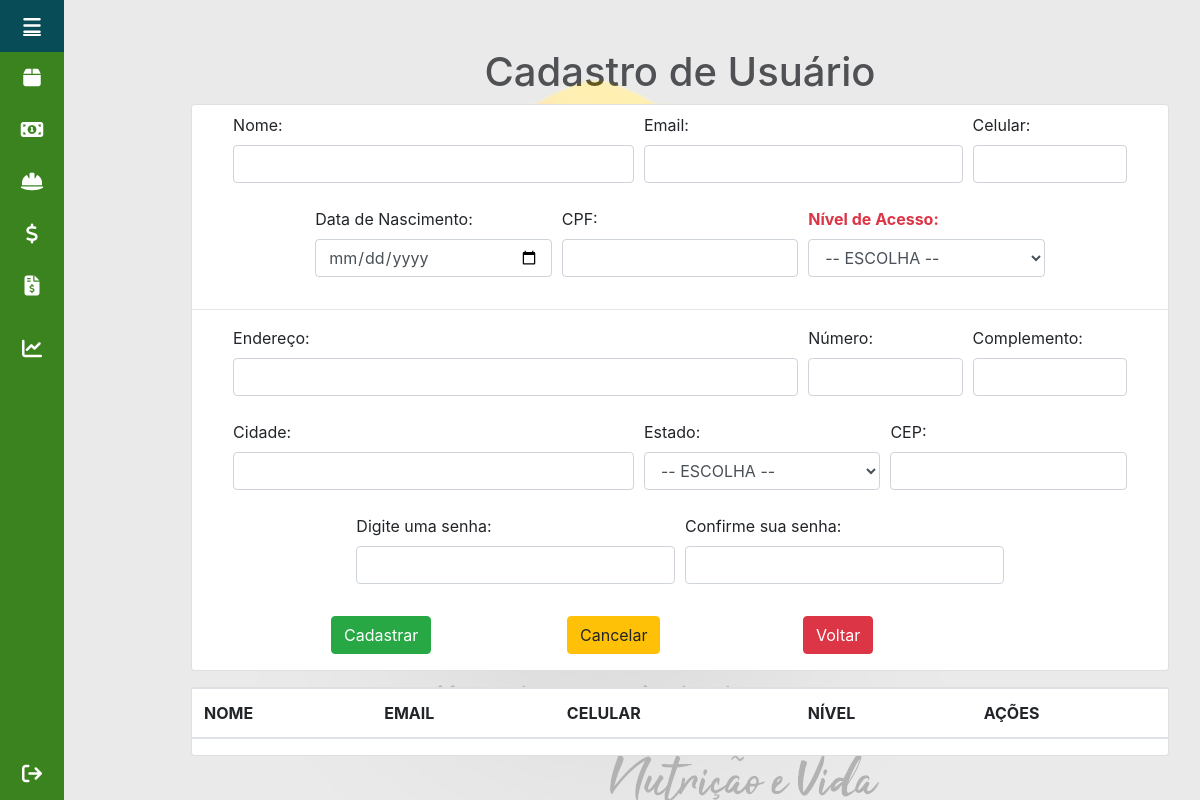
The app's page /compras/cadUsuario.php, older data.
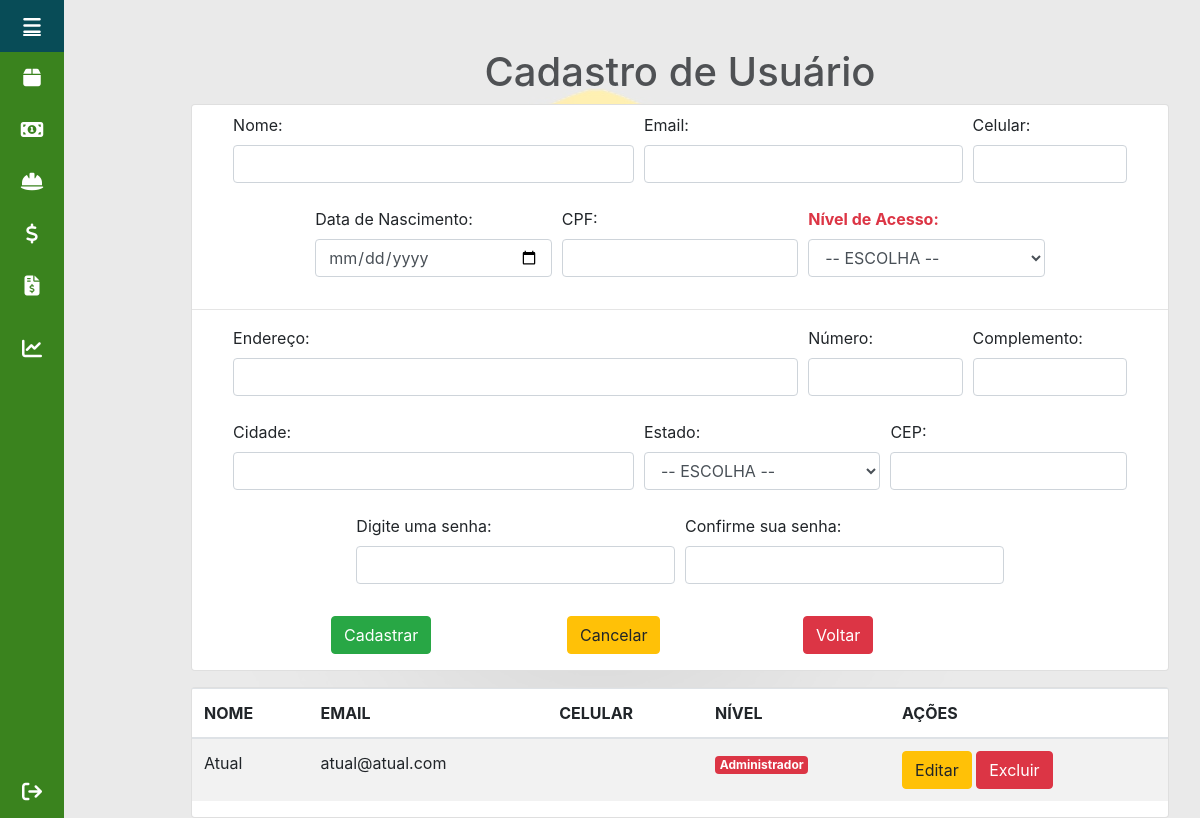
The same page, newer data.
### tables this page shows
CREATE TABLE `usuarios` (
  `id_usuario` int(11) NOT NULL,
  `nome` varchar(254) NOT NULL,
  `email` varchar(254) NOT NULL,
  `celular` varchar(21) DEFAULT NULL,
  `data_nascimento` date NOT NULL,
  `cpf` varchar(14) DEFAULT NULL,
  `nivel_acesso` tinyint(4) NOT NULL,
  `cep` varchar(10) DEFAULT NULL,
  `endereco` varchar(254) DEFAULT NULL,
  `numero` varchar(10) DEFAULT NULL,
  `complemento` varchar(254) DEFAULT NULL,
  `cidade` varchar(254) DEFAULT NULL,
  `estado` char(2) DEFAULT NULL,
  `senha` varchar(254) NOT NULL
);

### compras/cadUsuario.php (the view, shortened to what this page needs)
<?php
require '../utils/conexao.php';
$id = isset($_GET['id']) ? $_GET['id'] : false;
?>
<?php
$sql = "SELECT * FROM usuarios;";
$stmt = $conn->prepare($sql);
$stmt->execute();
$dados = $stmt->get_result();
$nivel = array(
    'Administrador',
    'Usuário'
);
$corNivel = array(
    'badge-danger',
    'badge-primary'
)
?>
<!doctype html>
<html lang="pt-br">
<head>
    <link rel="stylesheet" href="/pi_gandara/css/style.css">
    <link rel="stylesheet" href="https://cdn.jsdelivr.net/npm/bootstrap@4.6.2/dist/css/bootstrap.css">
    <link rel="stylesheet" href="path/to/font-awesome/css/font-awesome.min.css">
</head>
<body>
    <header>
        <?php
        include_once('../utils/menu.php');
        ?>
    </header>
    <main>
        <h1 style="text-align:center;">Cadastro de Usuário</h1>
        <div class="container">
            <div class="card card-cds">
                <form id="userForm" action="/pi_gandara/compras/bd/bd_cadUsuario.php" method="POST">
                    <div class="form-row justify-content-center mt-2">
                        <div class="form-group col-sm-5">
                            <label for="nome">Nome:</label>
                            <input type="text" class="form-control" id="nome" name="nome" required
                                value="<?= ($id) ? $user['nome'] : null ?>">
                        </div>
                        <div class="form-group col-sm-4">
                            <label for="email">Email:</label>
                            <input type="email" class="form-control" id="email" name="email"
                                value="<?= ($id) ? $user['email'] : null ?>">
                        </div>
                        <div class="form-group col-sm-2">
                            <label for="celular">Celular:</label>
                            <input type="tel" class="form-control" id="celular" name="celular"
                                value="<?= ($id) ? $user['celular'] : null ?>">
                        </div>
                    </div>
                    <div class="form-row justify-content-center mt-2">
                        <div class="form-group col-sm-3">
                            <label for="data_nascimento">Data de Nascimento:</label>
                            <input type="date" class="form-control" id="data_nascimento" name="data_nascimento"
                                value="<?= ($id) ? $user['data_nascimento'] : null ?>">
                        </div>
                        <div class="form-group col-sm-3">
                            <label for="cpf">CPF:</label>
                            <input type="tel" class="form-control" id="cpf" name="cpf"
                                value="<?= ($id) ? $user['cpf'] : null ?>">
                        </div>
                        <div class="form-group col-sm-3">
                            <label for="nivel_acesso" class="text-danger font-weight-bold">Nível de Acesso:</label>
                            <select class="form-control" id="nivel_acesso" name="nivel_acesso">
                                <option value=""> -- ESCOLHA -- </option>
                            </select>
                        </div>
                    </div>
                    <hr>
                    <div class="form-row justify-content-center mt-2">
                        <div class="form-group col-sm-7">
                            <label for="endereco">Endereço:</label>
                            <input type="text" class="form-control" id="endereco" name="endereco"
                                value="<?= ($id) ? $user['endereco'] : null ?>">
                        </div>
                        <div class="form-group col-sm-2">
                            <label for="numero">Número:</label>
                            <input type="text" class="form-control" id="numero" name="numero"
                                value="<?= ($id) ? $user['numero'] : null ?>">
                        </div>
                        <div class="form-group col-sm-2">
                            <label for="complemento">Complemento:</label>
                            <input type="text" class="form-control" id="complemento" name="complemento"
                                value="<?= ($id) ? $user['complemento'] : null ?>">
                        </div>
                    </div>
                    <div class="form-row justify-content-center mt-2">
                        <div class="form-group col-sm-5">
                            <label for="cidade">Cidade:</label>
                            <input type="text" class="form-control" id="cidade" name="cidade"
                                value="<?= ($id) ? $user['cidade'] : null ?>">
                        </div>
                        <div class="form-group col-sm-3">
                            <label for="estado">Estado:</label>
                            <select class="form-control" id="estado" name="estado">
                                <option value=""> -- ESCOLHA -- </option>
                            </select>
                        </div>
                        <div class="form-group col-sm-3">
                            <label for="cep">CEP:</label>
                            <input type="text" class="form-control" id="cep" name="cep"
                                value="<?= ($id) ? $user['cep'] : null ?>">
                        </div>
                    </div>
                    <div class="form-row justify-content-center mt-2">
                        <div class="col-sm-4 form-group">
                            <label for="senha">Digite uma senha:</label>
                            <input type="password" name="senha" id="senha" class="form-control text-center"
                                <?= (isset($_GET['id'])) ? null : "required" ?>>
                        </div>
                        <div class="col-sm-4 form-group">
                            <label for="confirma_senha">Confirme sua senha:</label>
                            <input type="password" name="confirma_senha" id="confirma_senha" class="form-control text-center"
                                <?= (isset($_GET['id'])) ? null : "" ?>>
                        </div>
                    </div>
                    <div class="form-row justify-content-center m-3">
                        <div class="col-sm-3">
                            <button type="submit" name="submit" class="btn btn-success">Cadastrar</button>
                        </div>
                        <div class="col-sm-3">
                            <button type="reset" class="btn btn-warning">Cancelar</button>
                        </div>
                        <div class="col-sm-3">
                            <a href="/pi_gandara/compras/index.php"><button type="button" class="btn btn-danger">Voltar</button></a>
                        </div>
                    </div>
                </form>
            </div>
        </div>
        <div class="container mt-3">
            <div class="card">
                <table class="table table-hover table-striped">
                    <thead>
                        <th>NOME</th>
                        <th>EMAIL</th>
                        <th>CELULAR</th>
                        <th>NÍVEL</th>
                        <th>AÇÕES</th>
                    </thead>
                    <tbody>
                        <?php
                        while ($linha = $dados->fetch_assoc()) {
                        ?>
                            <tr>
                                <td><?= $linha['nome'] ?></td>
                                <td><?= $linha['email'] ?></td>
                                <td><?= $linha['celular'] ?></td>
                                <td>
                                    <span class="badge <?= $corNivel[$linha['nivel_acesso']] ?>">
                                        <?= $nivel[$linha['nivel_acesso']] ?>
                                    </span>
                                </td>
                                <td>
                                    <a href="cadUsuario.php?id=<?= $linha['id_usuario'] ?>" class="btn btn-warning">Editar</a>
                                    <button class="btn btn-danger btn-excluir">Excluir</button>
                                </td>
                            </tr>
                        <?php
                        }
                        ?>
                    </tbody>
                </table>
            </div>
        </div>
    </main>
</body>
</html>

### utils/menu.php (shortened to what this page needs)
<nav class="nav-pills nav-sidebar" id="mySidenav" onclick="abreMenu()">
  <a href="/pi_gandara/dashboard.php" title="Home">
  <span class="fa fa-solid fa-bars"></span>
  </a>
  <a href="/pi_gandara/estoque/index.php" title="Estoque">
    <span class="fa fa-solid fa-box"></span>
  </a>
  <a href="/pi_gandara/compras/index.php" title="Compras" class="active">
    <span class="fa fa-money"></span>
  </a>
  <a href="/pi_gandara/pcp/index.php" title="PCP">
    <span class="fa fa-helmet-safety"></span>
  </a>
  <a href="/pi_gandara/financeiro/index.php" title="Financeiro">
    <span class="fa fa-solid fa-dollar-sign"></span>
  </a>
  <a href="/pi_gandara/folhaPagamento/index.php" title="Folha de Pagamento">
    <span class="fa fa-file-invoice-dollar"></span>
  </a>
  <a href="/pi_gandara/comercial/index.php" title="Comercial">
    <span class="fa fa-chart-line"></span>
  </a>
  <a href="/pi_gandara/index.php" title="Logout" style="position: absolute; bottom:0px">
    <span class="fa fa-arrow-right-from-bracket" aria-hidden="true"></span>
  </a>
</nav>

### css/style.css (style rules this page uses)
body { margin: 0; padding: 0; font-family: Roboto, 'Helvetica Neue', Helvetica, sans-serif; }
body::before { content: ""; position: fixed; inset: 0; height: auto; width: 100%; background: url("/pi_gandara/imgs/logoceres.jpeg") center; background-color: #BABABA; background-repeat: no-repeat; opacity: 0.3; }
header { position: fixed; top: 0; left: 0; }
main { margin-top: 3rem; margin-left: 11rem; margin-right: 1rem; }
nav { position: fixed; height: 100%; width: 4rem; background: #217500de; overflow: hidden; transition: width .3s ease; }
nav a { color: #fff; text-decoration: none; display: table; width: 10rem; }
nav a .fa { width: 4rem; display: table-cell; font-size: 20px; padding: 1rem 0; text-align: center; }

Row changes from the older to the newer data that the page shows:
added usuarios: nome "Atual", email "atual@atual.com", nivel_acesso "Administrador"
